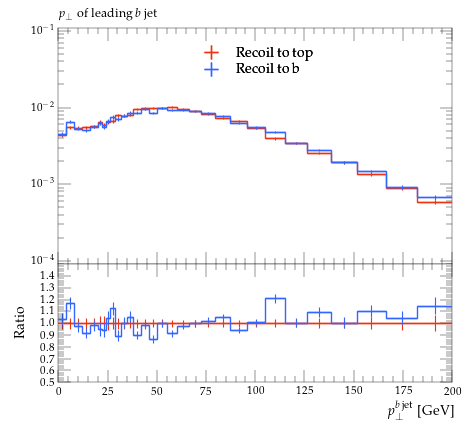

The script that saved this image:
#! /usr/bin/env python

# This Python script was auto-generated using YODA v2.0.2.
# Analysis object: /MC_HFJETS/ptBJetLead
# Timestamp: 30-07-2026 (13:09:52)

import matplotlib as mpl
import matplotlib.pyplot as plt
mpl.use('Agg') # comment out for interactive use
import os
import numpy as np

plotDir = os.path.split(os.path.realpath(__file__))[0]
if 'YODA_USER_PLOT_PATH' in globals():
    plot_outdir = globals()['YODA_USER_PLOT_PATH']
else:
    plot_outdir = plotDir

#plot style
plt.style.use(os.path.join(plotDir, '../default.mplstyle'))
# plot metadata
figW, figH = plt.rcParams['figure.figsize']
ax_xLabel = r'$p_\perp^{b\,\mathrm{jet}}$ [GeV]'
ax_yLabel = r''
ax_title  = r'$p_\perp$ of leading $b$ jet'
ax_xScale = 'linear'
ax_yScale = 'log'
xLims = (0.0, 200.0)
yLims = (9e-05, 0.11000000000000001)

# TeX-friendly labels for the legend
labels = {
    'legend' : ([ r"Recoil to top", r"Recoil to b" ], r""),
}

# Adjust canvas width and height
canvasW = 10.0
canvasH = 9.0
figW *= canvasW/10.
figH *= canvasH/9.

# Create figure and axis objects
fig, (ax, ratio0_ax) = plt.subplots(2, 1, sharex=True,
                  figsize=(figW,figH), gridspec_kw={'height_ratios': (6.0, 3.0)})

# Set figure margins
plt.subplots_adjust(
    left   = 1.0 * plt.rcParams['figure.subplot.left'],
    right  = 1.0 * plt.rcParams['figure.subplot.right'],
    top    = 1.0 * plt.rcParams['figure.subplot.top'],
    bottom = 1.0 * plt.rcParams['figure.subplot.bottom'])

ratio0_ax.yaxis.set_major_locator(mpl.ticker.MultipleLocator(0.1))
ratio0_ax.set_ylim(0.5, 1.4999)
ratio0_ax.set_ylabel('Ratio')

# the numerical data is stored in a separate file
dataf = dict()
prefix = os.path.split(__file__)[0]
if prefix:    prefix = prefix + '/'
exec(open(prefix+'ptBJetLead__data.py').read(), dataf)


legend_handles = dict() # keep track of handles for the legend

# style options for curves
# starts at zorder>=5 to draw curve on top of legend
styles = {
  'recoil_t': {
    'color' : '#EE3311',
    'linestyle' : '-',
    'linewidth' : 1,
    'marker' : 'none',
    'markersize' : 2,
    'capsize' : 0.0,
    'zorder' : 5,
    'histstyle' : 1,
    'drawstyle' : 'steps-pre',
    'xerrorbars' : 1,
    'yerrorbars' : 1,
    'fillcolor' : None,
    'fillopacity' : 1.0,
    'ratio0_linestyle' : '-',
    'ratio0_linewidth' : 1,
    'ratio0_marker' : 'none',
    'ratio0_markersize' : 2,
    'ratio0_capsize' : 0.0,
    'ratio0_zorder' : 5,
    'ratio0_histstyle' : 1,
    'ratio0_drawstyle' : 'steps-pre',
    'ratio0_xerrorbars' : 1,
    'ratio0_yerrorbars' : 1,
  },
  'recoil_b': {
    'color' : '#3366FF',
    'linestyle' : '-',
    'linewidth' : 1,
    'marker' : 'none',
    'markersize' : 2,
    'capsize' : 0.0,
    'zorder' : 6,
    'histstyle' : 1,
    'drawstyle' : 'steps-pre',
    'xerrorbars' : 1,
    'yerrorbars' : 1,
    'fillcolor' : None,
    'fillopacity' : 1.0,
    'ratio0_linestyle' : '-',
    'ratio0_linewidth' : 1,
    'ratio0_marker' : 'none',
    'ratio0_markersize' : 2,
    'ratio0_capsize' : 0.0,
    'ratio0_zorder' : 6,
    'ratio0_histstyle' : 1,
    'ratio0_drawstyle' : 'steps-pre',
    'ratio0_xerrorbars' : 1,
    'ratio0_yerrorbars' : 1,
  },
}

# curve from input yoda files in main panel
for label, yvals in dataf['yvals'].items():
    if all(np.isnan(v) for v in dataf['yvals'][label]):
        continue
    tmp = None
    if styles[label]['histstyle']: # draw as histogram
        xpos = dataf['xedges'][label] if styles[label]['drawstyle'] else dataf['xpoints'][label]
        ypos = np.insert(yvals, 0, yvals[0]) if styles[label]['drawstyle'] else yvals
        if styles[label]['fillcolor']: # fill area below curve
            ax.fill_between(xpos, ypos, step='pre',
                            color=styles[label]['fillcolor'],
                            alpha=styles[label]['fillopacity'])
        tmp, = ax.plot(xpos, ypos,
                       color=styles[label]['color'],
                       linestyle=styles[label]['linestyle'],
                       linewidth=styles[label]['linewidth'],
                       drawstyle=styles[label]['drawstyle'], solid_joinstyle='miter',
                       zorder=styles[label]['zorder'], label=label)
    tmp = ax.errorbar(dataf['xpoints'][label], yvals,
                      xerr=np.array(dataf['xerrs'][label])*styles[label]['xerrorbars'],
                      yerr=np.array(dataf['yerrs'][label])*styles[label]['yerrorbars'],
                      fmt=styles[label]['marker'], capsize=styles[label]['capsize'],
                      markersize=styles[label]['markersize'],
                      ecolor=styles[label]['color'],
                      color=styles[label]['color'], zorder=styles[label]['zorder'])
    tmp[-1][0].set_linestyle(styles[label]['linestyle'])
    tmp[-1][0].set_linewidth(styles[label]['linewidth'])
    if label in dataf['add_legend_handle']:  legend_handles[label] = tmp
    for varLabel in dataf['variation_yvals'].keys():
        if varLabel.startswith(label):
            tmp, = ax.plot(dataf['xedges'][label], dataf['variation_yvals'][varLabel],
                           color=styles[label]['color'],
                           linestyle=styles[label]['linestyle'],
                           linewidth=styles[label]['linewidth'],
                           drawstyle='steps-pre', solid_joinstyle='miter',
                           zorder=styles[label]['zorder'], alpha=0.5)


# plots on ratio panel
# curve from input yoda files in ratio panel
for label, yvals in dataf['ratio0_yvals'].items():
    if all(np.isnan(v) for v in yvals):
        continue
    if styles[label]['ratio0_histstyle']: # plot as histogram
        xpos = dataf['xedges']['recoil_t'] if styles[label]['ratio0_drawstyle'] else dataf['xpoints']['recoil_t']
        ypos = np.insert(yvals, 0, yvals[0]) if styles[label]['ratio0_drawstyle'] else yvals
        ratio0_ax.plot(xpos, ypos,
                       color=styles[label]['color'],
                       linewidth=styles[label]['linewidth'],
                       linestyle=styles[label]['ratio0_linestyle'],
                       drawstyle=styles[label]['ratio0_drawstyle'], zorder=styles[label]['zorder'],
                       solid_joinstyle='miter')
    tmp = ratio0_ax.errorbar(dataf['xpoints']['recoil_t'], yvals,
                             xerr=np.array(dataf['ref_xerrs'])*styles[label]['ratio0_xerrorbars'],
                             yerr=np.array(dataf['ratio0_yerrs'][label])*styles[label]['ratio0_yerrorbars'],
                             fmt=styles[label]['ratio0_marker'], capsize=styles[label]['ratio0_capsize'],
                             markersize=styles[label]['ratio0_markersize'],
                             ecolor=styles[label]['color'],
                             color=styles[label]['color'])
    tmp[-1][0].set_linestyle(styles[label]['ratio0_linestyle'])
    tmp[-1][0].set_linewidth(styles[label]['ratio0_linewidth'])

    for varlabel in dataf['ratio0_variation_vals'].keys():
        if varlabel.startswith(label):
            ratio0_ax.plot(dataf['xedges']['recoil_t'],
                            dataf['ratio0_variation_vals'][varlabel],
                            color=styles[label]['color'],
                            linestyle=styles[label]['linestyle'],
                            linewidth=styles[label]['linewidth'],
                            drawstyle='steps-pre', solid_joinstyle='miter',
                            zorder=1, alpha=0.5)

legend_items = list(legend_handles.values())
ax.add_artist(ax.legend(legend_items,
                        labels['legend'][0],
                        title=labels['legend'][1],
                        alignment='left',
                        loc='upper center',
                        bbox_to_anchor=(0.5, 0.97)))

# set plot metadata as defined above
ratio0_ax.set_xlabel(ax_xLabel)
ratio0_ax.xaxis.set_label_coords(1., -0.15)
ax.set_ylabel(ax_yLabel, ha='right', va='top')
ax.yaxis.set_label_coords(-0.11, 1.0)
ax.set_title(ax_title, loc='left')
ax.set_xscale(ax_xScale)
ax.set_yscale(ax_yScale)
ax.set_xlim(xLims)
ax.set_ylim(yLims)

# tick formatting
plt.rcParams['xtick.top'] = True
plt.rcParams['ytick.right'] = True
ax.yaxis.set_major_locator(mpl.ticker.LogLocator(base=10.0, numticks=np.inf))
ax.yaxis.set_minor_locator(mpl.ticker.LogLocator(
                           base=10.0, subs=np.arange(0.1, 1, 0.1), numticks=np.inf))
fig.align_ylabels((ax, ratio0_ax))
plt.savefig(os.path.join(plot_outdir, 'ptBJetLead.pdf'), format='PDF')
plt.savefig(os.path.join(plot_outdir, 'ptBJetLead.png'), format='PNG')

plt.close(fig)
